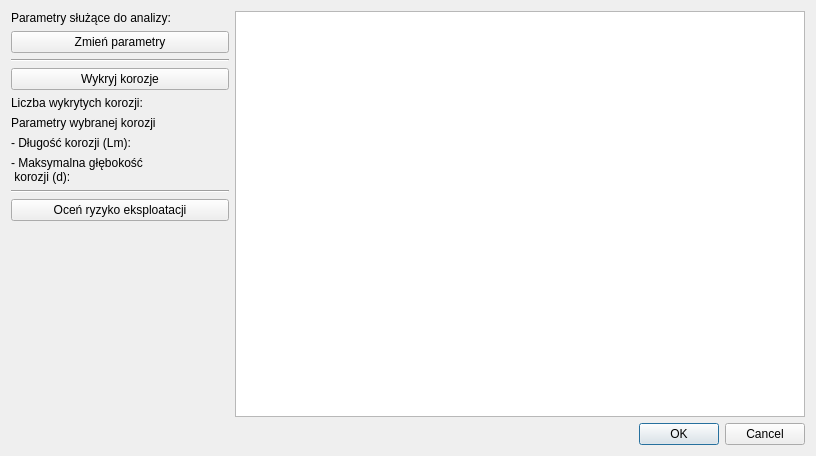
<?xml version="1.0" encoding="UTF-8"?>
<ui version="4.0">
 <class>Dialog</class>
 <widget class="QDialog" name="Dialog">
  <property name="geometry">
   <rect>
    <x>0</x>
    <y>0</y>
    <width>816</width>
    <height>456</height>
   </rect>
  </property>
  <property name="windowTitle">
   <string>Dialog</string>
  </property>
  <layout class="QGridLayout" name="gridLayout_3">
   <item row="0" column="0">
    <layout class="QVBoxLayout" name="verticalLayout">
     <item>
      <widget class="QLabel" name="label_params">
       <property name="text">
        <string>Parametry służące do analizy:</string>
       </property>
       <property name="alignment">
        <set>Qt::AlignLeading|Qt::AlignLeft|Qt::AlignTop</set>
       </property>
      </widget>
     </item>
     <item>
      <widget class="QPushButton" name="pushButton_params">
       <property name="text">
        <string>Zmień parametry</string>
       </property>
      </widget>
     </item>
     <item>
      <widget class="Line" name="line_2">
       <property name="orientation">
        <enum>Qt::Horizontal</enum>
       </property>
      </widget>
     </item>
     <item>
      <widget class="QPushButton" name="pushButton_detect_corr">
       <property name="text">
        <string>Wykryj korozje</string>
       </property>
      </widget>
     </item>
     <item>
      <layout class="QGridLayout" name="gridLayout_2">
       <item row="0" column="0">
        <widget class="QLabel" name="label_4">
         <property name="text">
          <string>Liczba wykrytych korozji:</string>
         </property>
        </widget>
       </item>
       <item row="0" column="1">
        <widget class="QLabel" name="label_corr_number">
         <property name="text">
          <string/>
         </property>
        </widget>
       </item>
      </layout>
     </item>
     <item>
      <widget class="QLabel" name="label">
       <property name="text">
        <string>Parametry wybranej korozji</string>
       </property>
      </widget>
     </item>
     <item>
      <layout class="QGridLayout" name="gridLayout">
       <item row="0" column="0">
        <widget class="QLabel" name="label_2">
         <property name="text">
          <string>- Długość korozji (Lm):</string>
         </property>
        </widget>
       </item>
       <item row="0" column="1">
        <widget class="QLabel" name="label_Lm">
         <property name="minimumSize">
          <size>
           <width>80</width>
           <height>0</height>
          </size>
         </property>
         <property name="text">
          <string/>
         </property>
        </widget>
       </item>
       <item row="1" column="0">
        <widget class="QLabel" name="label_3">
         <property name="text">
          <string>- Maksymalna głębokość
 korozji (d):</string>
         </property>
        </widget>
       </item>
       <item row="1" column="1">
        <widget class="QLabel" name="label_d">
         <property name="minimumSize">
          <size>
           <width>80</width>
           <height>0</height>
          </size>
         </property>
         <property name="text">
          <string/>
         </property>
        </widget>
       </item>
      </layout>
     </item>
     <item>
      <widget class="Line" name="line">
       <property name="orientation">
        <enum>Qt::Horizontal</enum>
       </property>
      </widget>
     </item>
     <item>
      <widget class="QPushButton" name="pushButton_maop">
       <property name="text">
        <string>Oceń ryzyko eksploatacji</string>
       </property>
      </widget>
     </item>
     <item>
      <spacer name="verticalSpacer">
       <property name="orientation">
        <enum>Qt::Vertical</enum>
       </property>
       <property name="sizeHint" stdset="0">
        <size>
         <width>20</width>
         <height>40</height>
        </size>
       </property>
      </spacer>
     </item>
    </layout>
   </item>
   <item row="1" column="1">
    <widget class="QDialogButtonBox" name="buttonBox">
     <property name="orientation">
      <enum>Qt::Horizontal</enum>
     </property>
     <property name="standardButtons">
      <set>QDialogButtonBox::Cancel|QDialogButtonBox::Ok</set>
     </property>
    </widget>
   </item>
   <item row="0" column="1">
    <widget class="CorrosionViewer" name="graphicsView"/>
   </item>
  </layout>
 </widget>
 <customwidgets>
  <customwidget>
   <class>CorrosionViewer</class>
   <extends>QGraphicsView</extends>
   <header>CorrosionViewer</header>
  </customwidget>
 </customwidgets>
 <resources/>
 <connections>
  <connection>
   <sender>buttonBox</sender>
   <signal>accepted()</signal>
   <receiver>Dialog</receiver>
   <slot>accept()</slot>
   <hints>
    <hint type="sourcelabel">
     <x>248</x>
     <y>254</y>
    </hint>
    <hint type="destinationlabel">
     <x>157</x>
     <y>274</y>
    </hint>
   </hints>
  </connection>
  <connection>
   <sender>buttonBox</sender>
   <signal>rejected()</signal>
   <receiver>Dialog</receiver>
   <slot>reject()</slot>
   <hints>
    <hint type="sourcelabel">
     <x>316</x>
     <y>260</y>
    </hint>
    <hint type="destinationlabel">
     <x>286</x>
     <y>274</y>
    </hint>
   </hints>
  </connection>
 </connections>
</ui>
